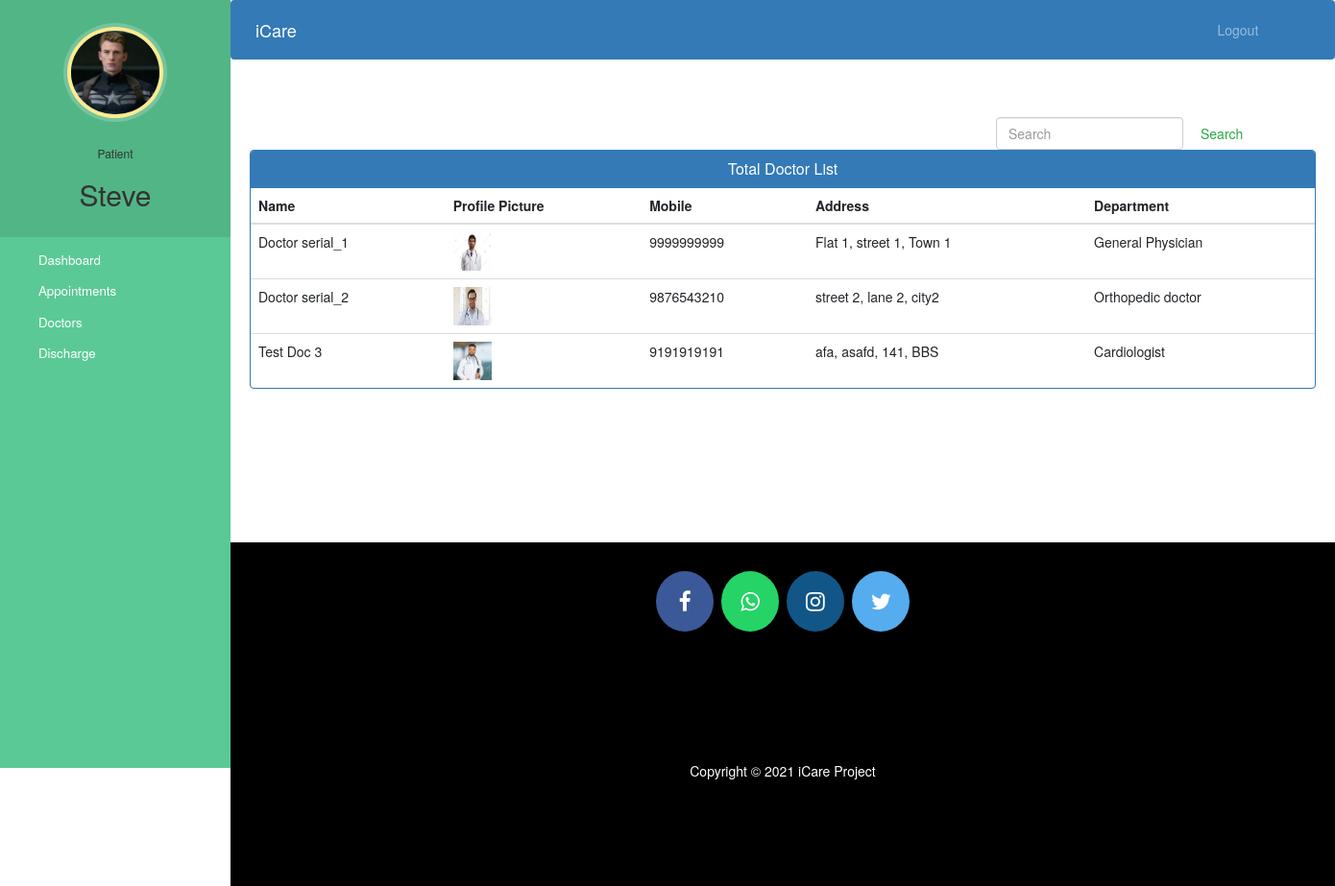
/patient-view-doctor (signed in), run on the app's committed database.
### hospital/models.py (models this page shows, shortened)
class Patient(models.Model):
    user=models.OneToOneField(User,on_delete=models.CASCADE)
    profile_pic= models.ImageField(upload_to='profile_pic/PatientProfilePic/',null=True,blank=True)
    address = models.CharField(max_length=40)
    mobile = models.CharField(max_length=20,null=False)
    symptoms = models.CharField(max_length=100,null=False)
    assignedDoctorId = models.PositiveIntegerField(null=True)
    admitDate=models.DateField(auto_now=True)
    status=models.BooleanField(default=False)

class Doctor(models.Model):
    user=models.OneToOneField(User,on_delete=models.CASCADE)
    profile_pic= models.ImageField(upload_to='profile_pic/DoctorProfilePic/',null=True,blank=True)
    address = models.CharField(max_length=40)
    mobile = models.CharField(max_length=20,null=True)
    department= models.CharField(max_length=50,choices=departments,default='General Physician')
    status=models.BooleanField(default=False)
    @property
    def get_name(self):
        return self.user.first_name+" "+self.user.last_name

### hospital/views.py (the view)
# urls.py: path('patient-view-doctor', views.patient_view_doctor_view,name='patient-view-doctor'),
def patient_view_doctor_view(request):
    doctors=models.Doctor.objects.all().filter(status=True)
    patient=models.Patient.objects.get(user_id=request.user.id)
    return render(request,'hospital/patient_view_doctor.html',{'patient':patient,'doctors':doctors})

### templates/hospital/patient_view_doctor.html (shortened to what this page needs)
{% extends 'hospital/patient_base.html' %}
{% block content %}
{%load static%}
<head>
  <link href="//netdna.bootstrapcdn.com/bootstrap/3.0.0/css/bootstrap.min.css" rel="stylesheet" id="bootstrap-css">
</head>
<div class="container">
    <form  action="/searchdoctor" method="get" style="margin-left:70%;" class="form-inline my-2 my-lg-0">
      <input class="form-control mr-sm-2" type="search" placeholder="Search" name="query" id="query" aria-label="Search">
      <button class="btn btn-outline-success my-2 my-sm-0" type="submit">Search</button>
    </form>
  {% if doctors %}
  <div class="panel panel-primary">
    <div class="panel-heading">
      <h6 class="panel-title"> Total Doctor List</h6>
    </div>
    <table class="table table-hover" id="dev-table">
        <thead>
          <tr>
            <th>Name</th>
            <th>Profile Picture</th>
            <th>Mobile</th>
            <th>Address</th>
            <th>Department</th>
          </tr>
        </thead>
        {% for d in doctors %}
        <tr>
          <td> {{d.get_name}}</td>
          <td> <img src="{% static d.profile_pic.url %}" alt="Profile Pic" height="40px" width="40px" /></td>
          <td>{{d.mobile}}</td>
          <td>{{d.address}}</td>
          <td>{{d.department}}</td>
        </tr>
        {% endfor %}
      </table>
  </div>
  {%else%}
  <br><br><br>
  <h4 style="text-align: center;color: red;">No Doctor Found !!!</h4>
  {% endif %}
</div>
{% endblock content %}

### templates/hospital/patient_base.html (shortened to what this page needs)
<!DOCTYPE html>
{% load static %}
<html lang="en">
<head>
  <link rel="stylesheet" href="https://stackpath.bootstrapcdn.com/bootstrap/4.3.1/css/bootstrap.min.css">
  <link rel="stylesheet" href="https://maxcdn.bootstrapcdn.com/font-awesome/4.7.0/css/font-awesome.min.css">
</head>
<body>
  <nav class="menu" tabindex="0">
    <header class="avatar">
      <img src="{% static patient.profile_pic.url %}" alt="Profile Pic" />
      <br><br>
      <h6>Patient</h6>
      <h2>{{request.user.first_name}}</h2>
    </header>
    <ul>
      <li tabindex="0" class="icon-dashboard"> <a style="color:white; text-decoration:none;" href="/patient-dashboard"><span>Dashboard</span></a> </li>
      <li tabindex="0" class="icon-calendar"> <a style="color:white; text-decoration:none;" href="/patient-appointment"><span>Appointments</span></a></li>
      <li tabindex="0" class="icon-users"> <a style="color:white; text-decoration:none;" href="/patient-view-doctor"><span>Doctors</span></a></li>
      <li tabindex="0" class="icon-users"> <a style="color:white; text-decoration:none;" href="/patient-discharge"><span>Discharge</span></a></li>
    </ul>
  </nav>
  <main>
    <div class="bs-example">
      <nav class="navbar navbar-expand-md  navbar-dark fixed-top" style="background:#337AB7;">
        <a href="/patient-dashboard" class="navbar-brand">iCare</a>
        <div class="collapse navbar-collapse justify-content-between" id="navbarCollapse">
          <div class="navbar-nav" style=" margin-left: 90%;">
            <a href="/logout" class="nav-item nav-link">Logout</a>
          </div>
        </div>
      </nav>
    </div>
    <br><br>
    {% block content %}
    {% endblock content %}
    <br><br><br><br><br><br><br>
    <footer>
      <p>
        <a id="ftr" href="https://facebook.com/" class="fa fa-facebook"></a>
        <a id="ftr" href="https://api.whatsapp.com/send?phone=+919912207455&text=Need%20Appointment" class="fa fa-whatsapp"></a>
        <a id="ftr" href="https://www.instagram.com/imfanindra__18/" class="fa fa-instagram"></a>
        <a id="ftr" href="https://twitter.com/imfanindra18" class="fa fa-twitter"></a>
      </p>
      <br>
      <div class="container">
        <div class="row">
          <div class="col-md-12 col-sm-12">
            <div style="color:#ffffff;" class="wow fadeInUp footer-copyright">
              <p>Copyright &copy; 2021 iCare Project </p>
            </div>
          </div>
        </div>
      </div>
    </footer>
  </main>
</body>
</html>

### templates/hospital/patient_base.html (style rules this page uses)
a:link { text-decoration: none; }
a { color: white; }
footer { padding: 0px 0px 0px 0px; background-color: black; margin: 0px; }
#ftr { padding: 20px; }
.fa { font-size: 23px; width: 60px; text-align: center; text-decoration: none; margin: 5px 2px; border-radius: 50%; }
.fa-facebook { background: #3B5998; color: white; margin-top: 30px; }
.fa-whatsapp { background: #25d366; color: white; }
.fa-twitter { background: #55ACEE; color: white; }
.fa-instagram { background: #125688; color: white; }
p { text-align: center; }
body { padding-left: 240px; }
main { position: relative; height: 100vh; }
.menu { background: #5bc995; height: 100vh; width: 240px; position: fixed; top: 0px; left: 0; z-index: 5; outline: none; }
.menu .avatar { background: rgba(0, 0, 0, 0.1); padding: 2em 0.5em; text-align: center; }
.menu .avatar img { width: 100px; border-radius: 50%; overflow: hidden; border: 4px solid #ffea92; box-shadow: 0 0 0 4px rgba(255, 255, 255, 0.2); }
.menu .avatar h2 { font-weight: normal; margin-bottom: 0; }
.menu ul { list-style: none; padding: 0.5em 0; margin: 0; }
.menu ul li { padding: 0.5em 1em 0.5em 3em; font-size: 0.95em; font-weight: regular; background-repeat: no-repeat; background-position: left 15px center; background-size: auto 20px; transition: all 0.15s linear; cursor: pointer; }
.menu ul li.icon-dashboard { background-image: url("http://www.entypo.com/images//gauge.svg"); }
.menu ul li.icon-users { background-image: url("http://www.entypo.com/images//users.svg"); }
.menu ul li.icon-calendar { background-image: url("http://www.entypo.com/images//calendar.svg"); }

### templates/hospital/patient_view_doctor.html (style rules this page uses)
a:link { text-decoration: none; }
h6 { text-align: center; }
.row { margin: 100px; }

### data on the page
Patient: profile_pic (picture)
Doctor: get_name "Doctor serial_1", profile_pic (picture), mobile "9999999999", address "Flat 1, street 1, Town 1", department "General Physician"
Doctor: get_name "Doctor serial_2", profile_pic (picture), mobile "9876543210", address "street 2, lane 2, city2", department "Orthopedic doctor"
Doctor: get_name "Test Doc 3", profile_pic (picture), mobile "9191919191", address "afa, asafd, 141, BBS", department "Cardiologist"

### other printed values
{{ request.user.first_name }} "Steve"
